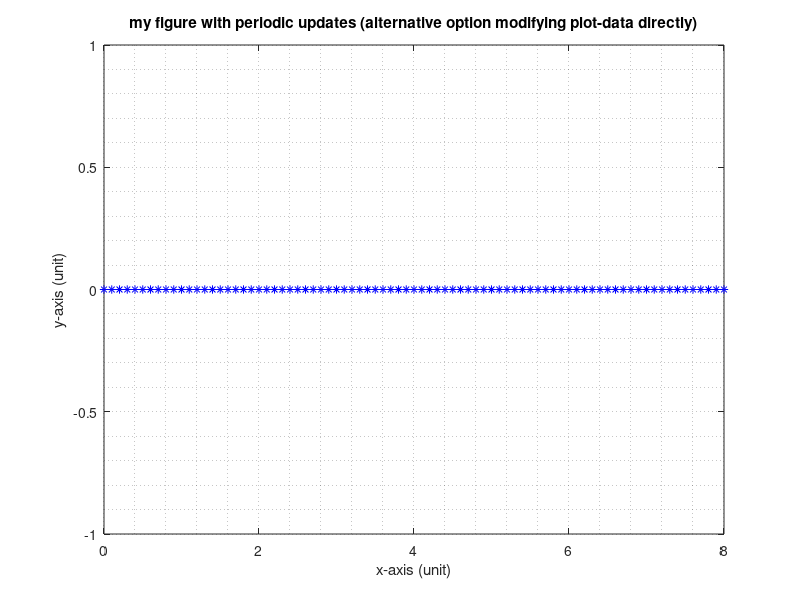

Reproduce this figure in MATLAB. (Note: this script raises an error after producing the figure.)
%% Howto create figures
% 2024-09-02
%
% HTW Dresden, faculty of electrical engineering
% measurement engineering
% Prof. Matthias Henker
% ---------------------------------------------------------------------
% This is a simple sample script within a series of howto-files.
%
% This sample script is dealing with the creation of simple diagrams (in
% Matlab called figures). Matlab is very powerful and can create many
% different graphics. This a a very short introduction only.
%
%   - for further reading use 'help figure' or 'doc figure' as starting
%     point in the Matlab help
%   - or search for 'graphics' in the Matlab help
%
% here is list of some important keywords (Matlab commands)
%   - figure, plot
%
% just start this script (short cut 'F5') and get inspired

%% here we start

CleanMatlab = true; % true or false

% optionally clean Matlab
if CleanMatlab  % set to true/false to enable/disable cleaning
    clear;      % clear all variables from the workspace (see 'help clear')
    close all;  % close all figures
    clc;        % clear command window
end

% -------------------------------------------------------------------------
%% create a figure which will be updated in a loop (alternative option)

% procedure:
%  - initialize all data to plot with zeros (or something else)
%  - plot initial data and add labels and so on to beautify plot
%  - manipulate the data of the plot-object directly
% explanation of some background details:
%  - when you plot data in Matlab then the data will be copied to the
%    plot-object ==> that means that you can modify your original data but
%    the plot remain unchanged
%  - because you have access to the plot-object you can modify the plot
%    very directly

% NOTE: this alternative option is also quite nice ==> compare it with the
%       linkdata-command

% define plot range
x  = (0 : 0.1 : 8);

% the actual y-values to plot are not known at the beginning
% we initialize all y-values as zeros
y = zeros(size(x));

% at the beginning we initialize the figure window
fig3  = figure(3);
myplot3 = plot(x, y, ':b*');     % plot initial curve (all zeros)
% ATTENTION: the x- and y-data are copied to the plot-object now
% the original x- and y-data vectors are not of interest anymore

% add labels, scale axes and so on
title(['my figure with periodic updates (alternative option ' ...
    'modifying plot-data directly)']);
xlabel('x-axis (unit)');
ylabel('y-axis (unit)');
xlim('auto');
ylim('auto');
grid minor;

% now we run a loop over x-vector
for cnt = 1 : length(x)
    % we create an single value of y (e.g. a measurement value)
    % ==> here a random number from a normal distribution with
    %     a mean value 5 and standard deviation 0.5
    newvalue = 5 + 0.5*randn(1);
    
    % instead of storing the new values in the y-data vector we write the
    % new data values directly to the plot-object
    % ==> we modify the plot data
    myplot3(1).YData(cnt) = newvalue;
    
    % optionally make a pause (otherwise it's to fast to see the updates)
    % ==> otherwise update of figures will possibly be postponed
    pause(0.05);    % e.g. 0.05s
end

% -------------------------------------------------------------------------
%% this is the end

disp('Figure Test Done.');

return % end of file